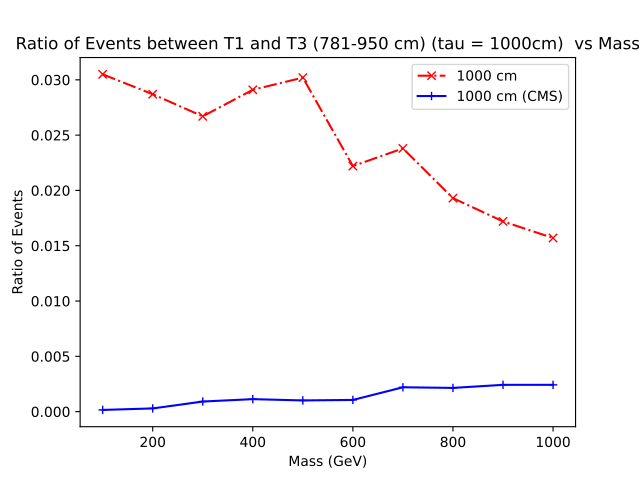

Source code (Python):
from matplotlib import pyplot as plt

## for 1000 cm
x1 = [100, 200, 300, 400, 500, 600, 700, 800, 900, 1000]
y1 = [305,287,267,291,302,222,238,193,172,157]
y1 = [element / 10000 for element in y1]
plt.plot(x1, y1,marker='x', linestyle='dashdot', color='r', label='1000 cm')


x2 = [100, 200, 300, 400, 500, 600, 700, 800, 900, 1000]
y2 = [0.00015382,0.00028979,0.00091359,0.0011283,0.001012,0.001058,0.002202,0.0021455,0.002421,0.002421]
plt.plot(x2, y2,marker='+', linestyle='solid', color='b', label='1000 cm (CMS)')

plt.title('Ratio of Events between T1 and T3 (781-950 cm) (tau = 1000cm)  vs Mass')
plt.xlabel('Mass (GeV)')
plt.ylabel('Ratio of Events')
plt.legend()
plt.savefig('comp_tau_1000cm.pdf')  
plt.show()
